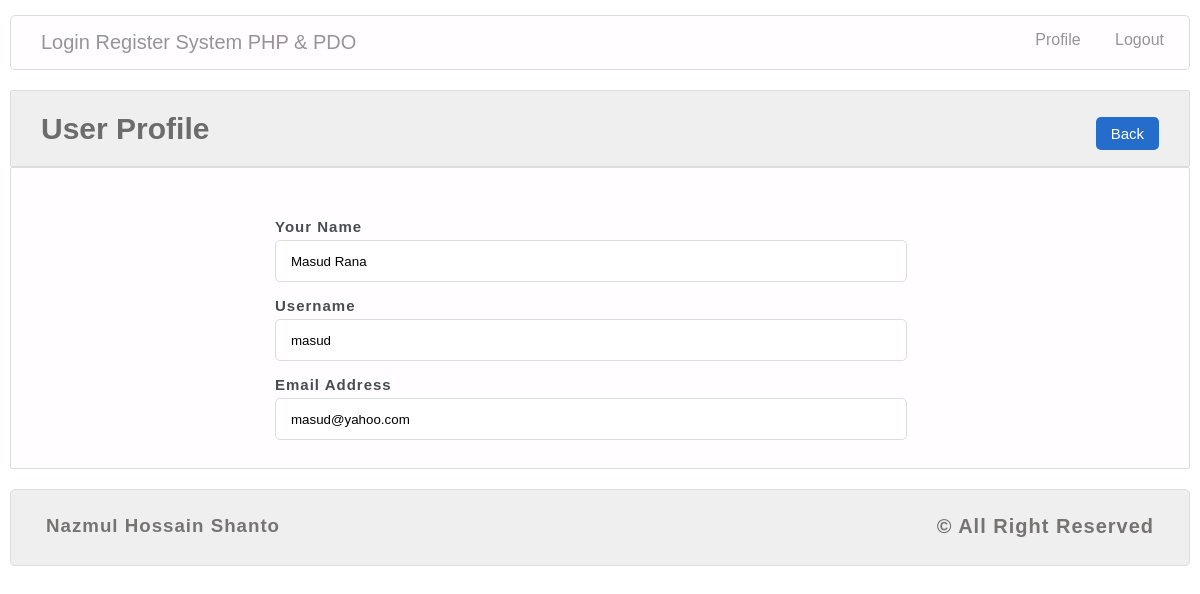
/profile.php?userId=2 (signed in), run on the app's committed database.
### tables this page shows
CREATE TABLE `tbl_user` (
  `userId` int(11) NOT NULL,
  `name` varchar(30) NOT NULL,
  `username` varchar(15) NOT NULL,
  `email` varchar(255) NOT NULL,
  `password` varchar(32) NOT NULL
);

### lib/Session.php (called while the page is built, shortened)
<?php
    class Session{
        public static function get($key){
            if(isset($_SESSION[$key])){
                return $_SESSION[$key];
            }else{
                return false;
            }
        }
    }
?>

### classes/User.php (called while the page is built, shortened)
<?php
    $filepath = realpath(dirname(__FILE__));
    include_once ($filepath."/../lib/Session.php");
    include_once ($filepath."/../lib/Database.php");
    class User{
        private $db;
        public function __construct(){
            $this->db = new Database();
        }
        public function getUserDataById($userId){
            $sql   = "SELECT * FROM tbl_user WHERE userId = :userId";
            $query = $this->db->pdo->prepare($sql);
            $query->bindValue(':userId', $userId);
            $query->execute();
            $result = $query->fetchAll();
            return $result;
        }
    }
?>

### lib/Database.php (called while the page is built, shortened)
<?php
    class Database{
        public $pdo;
        function __construct(){
            if(!isset($this->pdo)){
                try{
                    $link = new PDO("mysql:host=".DB_HOST.";dbname=".DB_NAME, DB_USER, DB_PASS);
                    $link->setAttribute(PDO::ATTR_ERRMODE, PDO::ERRMODE_EXCEPTION);
                    $link->exec("SET CHARACTER SET utf8");
                    $this->pdo = $link;
                }catch(PDOException $e){
                    die("Field to connect with Database".$e->getMessage());
                }
            }
        }
    }
?>

### profile.php (the view, shortened to what this page needs)
<?php include "inc/header.php"; ?>
<?php
    if(isset($_GET['userId']) && $_GET['userId'] != NULL){
        $userId = preg_replace('/[^a-zA-Z0-9_]/', '', $_GET['userId']);
    }else{
        echo "<script>window.location = 'index.php'</script>";
    }
?>
<section id="body">
    <div class="list-head">
        <h2>User Profile</h2>
        <p><a class="view" href="index.php">Back</a></p>
    </div>
    <div class="user-list">
        <div class="page-login">
            <?php
                if(Session::get('id') != $userId){
                    $userdata = $user->getUserDataById($userId);
                    if($userdata){
                        foreach($userdata as $data){
            ?>
            <div class="form-group">
                <label for="name">Your Name</label>
                <input type="text" name="name" value="<?php echo $data['name']; ?>" id="name" readonly/>
            </div>
            <div class="form-group">
                <label for="username">Username</label>
                <input type="text" name="username" value="<?php echo $data['username']; ?>" id="username" readonly/>
            </div>
            <div class="form-group">
                <label for="email">Email Address</label>
                <input type="text" name="email" value="<?php echo $data['email']; ?>" id="email" readonly />
            </div>
            <?php } } } ?>
        </div>
    </div>
</section>
<?php include "inc/footer.php"; ?>

### css/style.css (style rules this page uses)
* { margin: 0; padding: 0; }
body { max-width: 1180px; margin: 0 auto; font-family: arial; }
.list-head { background: #EFEFEF; border-radius: 2px; border: 1px solid #ddd; height: 75px; padding: 0; margin-top: 20px; }
.list-head h2 { float: left; margin-top: 21px; margin-left: 30px; font-size: 30px; color: #6c6c6c; }
.list-head p { float: right; margin-top: 21px; margin-right: 30px; font-size: 30px; color: #6c6c6c; }
.user-list { background: #fffdff; border: 1px solid #ddd; border-radius: 2px; min-height: 300px; padding: 0px 30px; margin-bottom: 20px; }
.view { background: #256dcb; padding: 8px 15px; border-radius: 5px; text-decoration: none; color: #fff; font-size: 15px; }
.page-login { margin: 0 auto; text-align: justify; width: 650px; margin-top: 50px; }
.form-group { width: 100%; float: left; margin-bottom: 15px; }
.form-group label { display: block; margin-bottom: 5px; font-weight: bold; color: #474C55; font-size: 15px; letter-spacing: 1px; }
.form-group input { width: 600px; height: 40px; border: 1px solid #ddd; border-radius: 5px; padding: 0px 15px; }

### data on the page
tbl_user: name "Masud Rana", username "masud", email "masud@yahoo.com"
